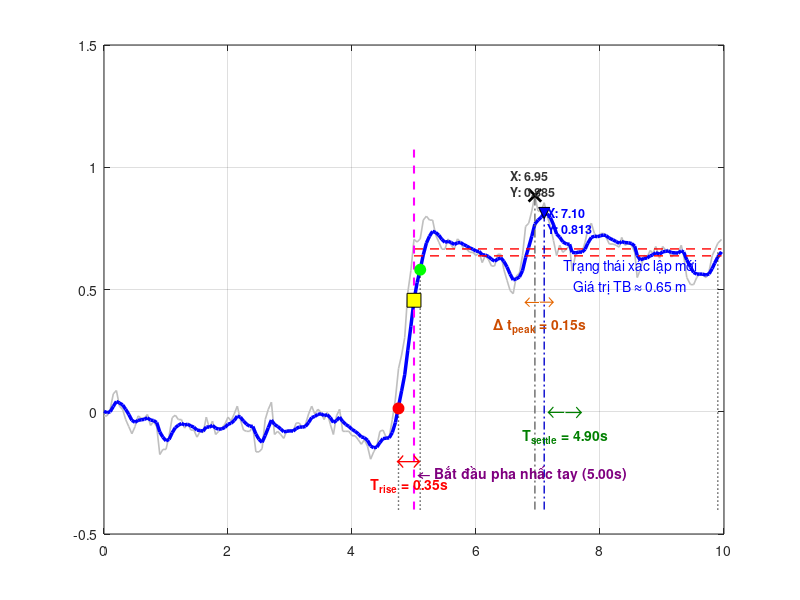

The MATLAB source for this figure: (Note: this script raises an error after producing the figure.)
clear; clc; close all;

%% 1. Khai báo ĐẦY ĐỦ dữ liệu từ Log mới (anpha=0.3.txt)
data = [
0.00,100834.94,-0.017,0.002,0.00; 0.05,100834.94,-0.017,-0.004,0.00;
0.10,100834.60,0.010,0.000,0.00;  0.15,100833.86,0.073,0.022,0.00;
0.20,100833.69,0.087,0.042,0.00;  0.25,100834.44,0.023,0.036,0.00;
0.30,100834.60,0.010,0.028,0.00;  0.35,100835.11,-0.032,0.010,0.00;
0.40,100835.46,-0.061,-0.011,0.00; 0.45,100835.79,-0.090,-0.035,0.00;
0.50,100835.46,-0.061,-0.043,0.00; 0.55,100834.94,-0.017,-0.035,0.00;
0.60,100835.05,-0.027,-0.033,0.00; 0.65,100835.05,-0.027,-0.031,0.00;
0.70,100834.85,-0.011,-0.025,0.00; 0.75,100835.39,-0.056,-0.034,0.00;
0.80,100835.22,-0.040,-0.036,0.00; 0.85,100835.46,-0.061,-0.044,0.00;
0.90,100836.82,-0.175,-0.083,0.00; 0.95,100836.58,-0.154,-0.104,0.00;
1.00,100836.58,-0.154,-0.119,0.00; 1.05,100835.90,-0.098,-0.113,0.00;
1.10,100835.03,-0.024,-0.086,0.00; 1.15,100834.89,-0.014,-0.065,0.00;
1.20,100835.11,-0.032,-0.055,0.00; 1.25,100835.11,-0.032,-0.048,0.00;
1.30,100835.52,-0.067,-0.054,0.00; 1.35,100835.68,-0.046,-0.051,0.00;
1.40,100835.62,-0.075,-0.058,0.00; 1.45,100835.62,-0.075,-0.063,0.00;
1.50,100836.13,-0.104,-0.075,0.00; 1.55,100835.68,-0.080,-0.077,0.00;
1.60,100835.74,-0.085,-0.079,0.00; 1.65,100835.00,-0.022,-0.062,0.00;
1.70,100835.52,-0.067,-0.063,0.00; 1.75,100835.17,-0.038,-0.056,0.00;
1.80,100835.85,-0.093,-0.067,0.00; 1.85,100835.68,-0.080,-0.071,0.00;
1.90,100835.52,-0.067,-0.070,0.00; 1.95,100835.35,-0.051,-0.064,0.00;
2.00,100835.00,-0.022,-0.051,0.00; 2.05,100835.17,-0.038,-0.047,0.00;
2.10,100834.83,-0.009,-0.036,0.00; 2.15,100834.44,0.023,-0.018,0.00;
2.20,100835.11,-0.032,-0.022,0.00; 2.25,100835.62,-0.075,-0.038,0.00;
2.30,100835.68,-0.080,-0.051,0.00; 2.35,100835.68,-0.080,-0.059,0.00;
2.40,100835.46,-0.061,-0.060,0.00; 2.45,100836.71,-0.164,-0.091,0.00;
2.50,100836.71,-0.164,-0.113,0.00; 2.55,100836.53,-0.151,-0.125,0.00;
2.60,100835.11,-0.032,-0.097,0.00; 2.65,100834.60,0.010,-0.065,0.00;
2.70,100834.27,0.039,-0.034,0.00; 2.75,100835.85,-0.093,-0.052,0.00;
2.80,100835.68,-0.080,-0.060,0.00; 2.85,100835.85,-0.093,-0.070,0.00;
2.90,100836.02,-0.109,-0.082,0.00; 2.95,100835.62,-0.075,-0.080,0.00;
3.00,100835.62,-0.075,-0.078,0.00; 3.05,100835.68,-0.080,-0.079,0.00;
3.10,100835.28,-0.046,-0.069,0.00; 3.15,100835.28,-0.046,-0.062,0.00;
3.20,100835.11,-0.067,-0.063,0.00; 3.25,100835.35,-0.051,-0.060,0.00;
3.30,100834.83,-0.009,-0.044,0.00; 3.35,100834.83,0.023,-0.024,0.00;
3.40,100834.83,-0.009,-0.019,0.00; 3.45,100834.60,0.010,-0.011,0.00;
3.50,100834.60,-0.003,-0.008,0.00; 3.55,100835.11,-0.032,-0.016,0.00;
3.60,100834.78,-0.003,-0.012,0.00; 3.65,100835.35,-0.051,-0.024,0.00;
3.70,100835.85,-0.093,-0.044,0.00; 3.75,100834.94,-0.017,-0.036,0.00;
3.80,100834.60,0.010,-0.022,0.00; 3.85,100835.68,-0.080,-0.040,0.00;
3.90,100835.68,-0.080,-0.052,0.00; 3.95,100835.68,-0.080,-0.060,0.00;
4.00,100835.91,-0.098,-0.072,0.00; 4.05,100835.91,-0.098,-0.080,0.00;
4.10,100836.08,-0.114,-0.090,0.00; 4.15,100836.32,-0.133,-0.103,0.00;
4.20,100836.08,-0.114,-0.106,0.00; 4.25,100836.42,-0.141,-0.117,0.00;
4.30,100837.04,-0.194,-0.140,0.00; 4.35,100836.71,-0.164,-0.147,0.00;
4.40,100836.42,-0.141,-0.145,0.00; 4.45,100835.68,-0.080,-0.126,0.00;
4.50,100835.62,-0.075,-0.110,0.00; 4.55,100835.96,-0.104,-0.108,0.00;
4.60,100835.96,-0.104,-0.107,0.00; 4.65,100835.11,-0.032,-0.085,0.00;
4.70,100834.10,0.052,-0.044,0.00;  4.75,100832.63,0.176,0.022,0.00;
4.80,100831.95,0.232,0.085,0.00;   4.85,100831.10,0.303,0.151,0.00;
4.90,100828.89,0.488,0.252,0.00;   4.95,100827.82,0.578,0.350,0.00;
5.00,100826.29,0.705,0.456,1.00;   5.05,100826.58,0.694,0.528,1.00;
5.10,100826.25,0.707,0.582,1.00;   5.15,100825.33,0.784,0.642,1.00;
5.20,100825.50,0.800,0.690,1.00;   5.25,100825.33,0.784,0.718,1.00;
5.30,100825.33,0.784,0.738,1.00;   5.35,100826.08,0.723,0.733,1.00;
5.40,100826.41,0.694,0.722,1.00;   5.45,100826.75,0.665,0.705,1.00;
5.50,100826.75,0.665,0.693,1.00;   5.55,100826.25,0.707,0.697,1.00;
5.60,100826.58,0.681,0.692,1.00;   5.65,100826.75,0.665,0.684,1.00;
5.70,100826.25,0.707,0.691,1.00;   5.75,100826.41,0.694,0.692,1.00;
5.80,100826.75,0.665,0.684,1.00;   5.85,100826.75,0.665,0.678,1.00;
5.90,100826.92,0.652,0.670,1.00;   5.95,100826.92,0.652,0.665,1.00;
6.00,100827.10,0.639,0.657,1.00;   6.05,100826.92,0.652,0.656,1.00;
6.10,100827.42,0.610,0.642,1.00;   6.15,100827.10,0.639,0.641,1.00;
6.20,100827.26,0.623,0.635,1.00;   6.25,100827.60,0.596,0.624,1.00;
6.30,100827.60,0.596,0.616,1.00;   6.35,100827.03,0.644,0.624,1.00;
6.40,100827.03,0.644,0.630,1.00;   6.45,100827.77,0.581,0.615,1.00;
6.50,100828.28,0.538,0.592,1.00;   6.55,100828.78,0.496,0.563,1.00;
6.60,100828.96,0.483,0.539,1.00;   6.65,100828.11,0.554,0.544,1.00;
6.70,100827.94,0.567,0.551,1.00;   6.75,100827.10,0.639,0.577,1.00;
6.80,100825.67,0.758,0.631,1.00;   6.85,100825.50,0.771,0.673,1.00;
6.90,100825.00,0.821,0.718,1.00;   6.95,100824.14,0.885,0.768,1.00;
7.00,100824.89,0.821,0.784,1.00;   7.05,100825.06,0.821,0.795,1.00;
7.10,100824.49,0.855,0.813,1.00;   7.15,100825.16,0.800,0.809,1.00;
7.20,100825.67,0.758,0.794,1.00;   7.25,100826.35,0.700,0.765,1.00;
7.30,100827.10,0.639,0.727,1.00;   7.35,100826.58,0.681,0.714,1.00;
7.40,100826.92,0.652,0.695,1.00;   7.46,100826.75,0.665,0.686,1.00;
7.51,100826.58,0.681,0.685,1.00;   7.55,100827.83,0.575,0.652,1.00;
7.61,100826.99,0.647,0.650,1.00;   7.66,100826.82,0.660,0.653,1.00;
7.71,100826.92,0.652,0.653,1.00;   7.76,100826.41,0.694,0.665,1.00;
7.80,100825.85,0.742,0.688,1.00;   7.86,100825.50,0.771,0.713,1.00;
7.91,100826.02,0.729,0.718,1.00;   7.96,100826.19,0.713,0.716,1.00;
8.01,100826.02,0.729,0.720,1.00;   8.06,100826.02,0.729,0.723,1.00;
8.10,100826.19,0.713,0.720,1.00;   8.15,100826.52,0.686,0.710,1.00;
8.21,100826.52,0.686,0.703,1.00;   8.26,100826.58,0.681,0.696,1.00;
8.31,100826.69,0.673,0.689,1.00;   8.35,100826.19,0.713,0.696,1.00;
8.40,100826.58,0.681,0.692,1.00;   8.46,100826.47,0.689,0.691,1.00;
8.51,100826.58,0.681,0.688,1.00;   8.56,100826.92,0.652,0.677,1.00;
8.60,100828.17,0.549,0.639,1.00;   8.65,100827.77,0.581,0.621,1.00;
8.71,100827.10,0.639,0.627,1.00;   8.76,100827.15,0.633,0.629,1.00;
8.81,100826.82,0.660,0.638,1.00;   8.85,100826.99,0.647,0.641,1.00;
8.90,100826.47,0.676,0.651,1.00;   8.96,100827.21,0.628,0.644,1.00;
9.01,100826.64,0.676,0.654,1.00;   9.06,100826.82,0.660,0.656,1.00;
9.10,100826.75,0.665,0.658,1.00;   9.15,100827.15,0.633,0.651,1.00;
9.21,100826.99,0.647,0.650,1.00;   9.26,100826.99,0.647,0.649,1.00;
9.31,100826.58,0.681,0.658,1.00;   9.35,100827.10,0.639,0.653,1.00;
9.40,100828.17,0.549,0.621,1.00;   9.46,100828.51,0.520,0.591,1.00;
9.51,100828.51,0.520,0.570,1.00;   9.56,100828.17,0.549,0.563,1.00;
9.60,100828.00,0.562,0.563,1.00;   9.65,100828.00,0.562,0.563,1.00;
9.71,100828.17,0.549,0.559,1.00;   9.76,100827.83,0.575,0.564,1.00;
9.81,100827.10,0.639,0.586,1.00;   9.85,100826.82,0.660,0.608,1.00;
9.90,100826.47,0.689,0.633,1.00;   9.96,100826.30,0.705,0.654,1.00
];

t = data(:,1);
raw = data(:,3);
kalman = data(:,4); % Thực chất cột số 4 trong file của bạn là EMA nhưng được giữ tên biến kalman theo code mẫu

%% 2. TÍNH TOÁN THEO MỐC THỰC TẾ (Cập nhật mốc t = 5.00s dựa trên log mới)
t_start_action = 5.00; 
idx_stable = (t >= 7.5 & t <= 9.9);
final_val = mean(kalman(idx_stable)); 
base_val = mean(kalman(t < 4.7)); % Lấy nền trước khi tín hiệu tăng mạnh
delta = final_val - base_val;

val_10 = base_val + 0.10 * delta;
val_90 = base_val + 0.90 * delta;
t10 = t(find(kalman >= val_10 & t >= 4.5, 1, 'first'));
t90 = t(find(kalman >= val_90 & t >= 4.5, 1, 'first'));
t_rise = t90 - t10;

settle_band_upper = final_val + 0.02 * abs(delta);
settle_band_lower = final_val - 0.02 * abs(delta);
idx_outside = find((kalman < settle_band_lower | kalman > settle_band_upper) & t >= t_start_action);
t_settle_time = t(idx_outside(end)); 
t_settle = t_settle_time - t_start_action; 

%% CẬP NHẬT: Giới hạn cửa sổ tìm đỉnh cục bộ quá độ phù hợp với dữ liệu mới (5.00s -> 7.50s)
idx_transient_peak = (t >= 4.70 & t <= 7.50);
temp_t = t(idx_transient_peak);
temp_raw = raw(idx_transient_peak);
temp_kalman = kalman(idx_transient_peak);

% Tìm đỉnh cục bộ trong vùng quá độ mới
[max_raw_val, idx_raw_p] = max(temp_raw);
t_peak_raw = temp_t(idx_raw_p); 

[max_kal_val, idx_kal_p] = max(temp_kalman);
t_peak_kalman = temp_t(idx_kal_p); 

t_peak_delay = t_peak_kalman - t_peak_raw; % Độ trễ đỉnh thực tế

% In kết quả kiểm tra ra Command Window
fprintf('--- KẾT QUẢ ĐÁNH GIÁ ĐÁP ỨNG ĐỘNG HỌC (DỮ LIỆU MỚI) ---\n');
fprintf('Thời điểm đạt đỉnh Thô cục bộ: %.3f giây (Giá trị: %.3f)\n', t_peak_raw, max_raw_val);
fprintf('Thời điểm đạt đỉnh Lọc cục bộ: %.3f giây (Giá trị: %.3f)\n', t_peak_kalman, max_kal_val);
fprintf('=> ĐỘ TRỄ ĐỈNH THỰC TẾ: %.3f giây\n', t_peak_delay);
fprintf('------------------------------------------------------\n');

%% 3. VẼ ĐỒ THỊ VÀ CẤU HÌNH ĐƯỜNG NỀN
figure('Name', 'Danh Gia Dap Ung Bo Loc', 'NumberTitle', 'off', 'Position', [100, 100, 1050, 650]);
plot(t, raw, 'Color', [0.75 0.75 0.75], 'LineWidth', 1.2, 'DisplayName', 'Dữ liệu thô (Raw)');
hold on;
plot(t, kalman, 'b', 'LineWidth', 2.5, 'DisplayName', 'Dữ liệu sau lọc (EMA/Kalman)');

% Vẽ đường dóng biên ổn định 2%
plot([t_start_action max(t)], [settle_band_upper settle_band_upper], 'r--', 'LineWidth', 1, 'HandleVisibility', 'off');
plot([t_start_action max(t)], [settle_band_lower settle_band_lower], 'r--', 'LineWidth', 1, 'DisplayName', 'Băng thông ổn định \pm2%');

% Vẽ đường dóng thẳng đứng tại các điểm mốc
plot([t_start_action t_start_action], [-0.4 1.1], 'm--', 'LineWidth', 1.5, 'HandleVisibility', 'off'); 
plot([t10 t10], [-0.4 val_10], 'k:', 'LineWidth', 1, 'HandleVisibility', 'off');
plot([t90 t90], [-0.4 val_90], 'k:', 'LineWidth', 1, 'HandleVisibility', 'off');
plot([t_settle_time t_settle_time], [-0.4 final_val], 'k:', 'LineWidth', 1, 'HandleVisibility', 'off');

% Đường dóng thẳng đứng tại vị trí đỉnh cục bộ
plot([t_peak_raw t_peak_raw], [-0.4 max_raw_val], 'Color', [0.4 0.4 0.4], 'LineStyle', '-.', 'LineWidth', 1, 'HandleVisibility', 'off');
plot([t_peak_kalman t_peak_kalman], [-0.4 max_kal_val], 'Color', [0 0 0.8], 'LineStyle', '-.', 'LineWidth', 1, 'HandleVisibility', 'off');

% Đánh dấu điểm nút trên đồ thị
plot(t_start_action, kalman(find(t>=t_start_action,1)), 'ks', 'MarkerSize', 10, 'MarkerFaceColor', 'y', 'DisplayName', 'Mốc hành động giơ (5.00s)');
plot(t10, val_10, 'ro', 'MarkerSize', 8, 'MarkerFaceColor', 'r', 'DisplayName', 'Điểm đạt 10%');
plot(t90, val_90, 'go', 'MarkerSize', 8, 'MarkerFaceColor', 'g', 'DisplayName', 'Điểm đạt 90%');

% Đánh dấu 2 đỉnh cục bộ chính xác của dữ liệu mới
plot(t_peak_raw, max_raw_val, 'kx', 'MarkerSize', 9, 'LineWidth', 2, 'DisplayName', 'Đỉnh cục bộ Thô');
plot(t_peak_kalman, max_kal_val, 'kv', 'MarkerSize', 8, 'MarkerFaceColor', 'b', 'DisplayName', 'Đỉnh cục bộ Lọc');

% Hiển thị Data Tips trực quan cho hai đỉnh
text(t_peak_raw - 0.4, max_raw_val + 0.05, sprintf('X: %.2f\nY: %.3f', t_peak_raw, max_raw_val), 'Color', [0.2 0.2 0.2], 'FontSize', 9, 'FontWeight', 'bold');
text(t_peak_kalman + 0.05, max_kal_val - 0.03, sprintf('X: %.2f\nY: %.3f', t_peak_kalman, max_kal_val), 'Color', 'b', 'FontSize', 9, 'FontWeight', 'bold');

%% 4. THÊM CÁC CHÚ THÍCH TRỰC QUAN (TEXT & ARROWS)
text(t_start_action + 0.05, -0.25, '\leftarrow Bắt đầu pha nhấc tay (5.00s)', 'FontSize', 10, 'Color', [0.5 0 0.5], 'FontWeight','bold');

text((t10+t90)/2, -0.2, '\leftrightarrow', 'FontSize', 18, 'Color', 'r', 'HorizontalAlignment', 'center');
text((t10+t90)/2, -0.3, ['T_{rise} = ' num2str(t_rise, '%.2f') 's'], 'FontSize', 10, 'Color', 'r', 'FontWeight', 'bold', 'HorizontalAlignment', 'center');

text((t_start_action+t_settle_time)/2, -0.0, '\leftarrow\rightarrow', 'FontSize', 16, 'Color', [0 0.5 0], 'HorizontalAlignment', 'center');
text((t_start_action+t_settle_time)/2, -0.1, ['T_{settle} = ' num2str(t_settle, '%.2f') 's'], 'FontSize', 10, 'Color', [0 0.5 0], 'FontWeight', 'bold', 'HorizontalAlignment', 'center');

% Chú thích độ trễ đỉnh Peak Delay cục bộ
text((t_peak_raw + t_peak_kalman)/2, 0.45, '\leftarrow\rightarrow', 'FontSize', 14, 'Color', [0.9 0.4 0], 'HorizontalAlignment', 'center');
text((t_peak_raw + t_peak_kalman)/2, 0.35, ['\Delta t_{peak} = ' num2str(t_peak_delay, '%.2f') 's'], 'FontSize', 10, 'Color', [0.8 0.3 0], 'FontWeight', 'bold', 'HorizontalAlignment', 'center');
text(8.5, final_val - 0.1, {'Trạng thái xác lập mới'; ['Giá trị TB \approx ' num2str(final_val, '%.2f') ' m']}, 'FontSize', 10, 'Color', 'b', 'HorizontalAlignment', 'center');

%% 5. ĐỊNH DẠNG ĐỒ THỊ CHUẨN ĐỒ ÁN
grid on;
ax = gca; ax.GridLineStyle = ':'; ax.GridAlpha = 0.6;
title('Phân tích Đặc tính Động & Bộ lọc (\alpha = 0.3)', 'FontSize', 13, 'FontWeight', 'bold');
xlabel('Thời gian t (giây)', 'FontSize', 11);
ylabel('Giá trị biên độ dịch chuyển (m)', 'FontSize', 11);
legend('Location', 'southeast', 'FontSize', 9);
xlim([3.5, 10]); 
ylim([-0.4, 1.1]);
